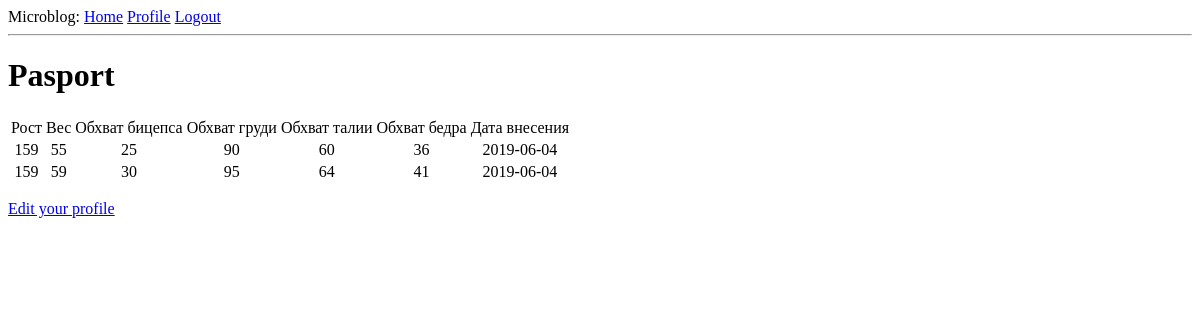
Before: /pasport (signed in) with the older database file.
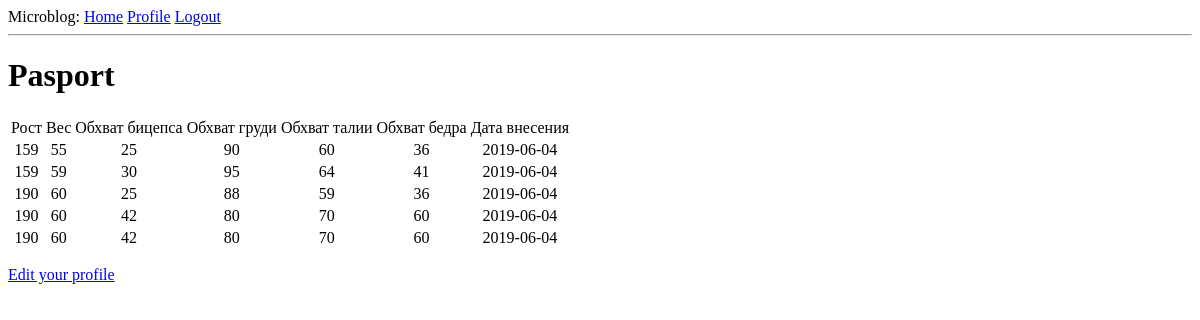
After: the same page with the newer database file.
### app/models.py (models this page shows)
class InfoUser(db.Model):
    id = db.Column(db.Integer, primary_key=True)
    user_id = db.Column(db.Integer, db.ForeignKey('user.id'))
    weight = db.Column(db.Integer)
    height = db.Column(db.Integer)
    arms = db.Column(db.Integer)
    chest = db.Column(db.Integer)
    waist = db.Column(db.Integer)
    femur = db.Column(db.Integer)
    heartDiseases = db.Column(db.String(12))
    date_of_change = db.Column(db.Date, default=datetime.utcnow())
    training_list_id = db.Column(db.Integer, db.ForeignKey('training_list.id'))

### app/routes.py (the view)
@app.route('/pasport')
@login_required
def pasport():
    param = current_user.information_user()
    return render_template('pasport.html', title = 'Pasport', param = param)

### app/models.py (called while the page is built)
@login.user_loader
def load_user(id):
    return User.query.get(int(id))

    def information_user(self):
        param = InfoUser.query.filter_by(user_id = self.id)
        return param

### app/routes.py (called while the page is built)
@app.before_request
def before_request():
    if current_user.is_authenticated:
        current_user.last_seen = datetime.utcnow()
        db.session.commit()

### app/templates/pasport.html
{% extends "base.html" %}
{% block content %}
    <h1>Pasport</h1>
<table>
    <tr valign="top">
        <td> Рост </td>
        <td> Вес </td>
        <td> Обхват бицепса </td>
        <td> Обхват груди </td>
        <td> Обхват талии </td>
        <td> Обхват бедра </td>
        <td> Дата внесения </td>
    </tr>
    {% for param in param %}
        {% include '_param.html' %}
    {% endfor %}
</table>
 <p><a href="{{ url_for('edit_profile') }}">Edit your profile</a></p>
{% endblock %}

### app/templates/base.html (shortened to what this page needs)
<html>
    <head>
    </head>
    <body>
        <div>
            Microblog:
            <a href="{{ url_for('index') }}">Home</a>
            {% if current_user.is_anonymous %}
            <a href="{{ url_for('login') }}">Login</a>
            {% else %}
            <a href="{{ url_for('user', username=current_user.username) }}">Profile</a>
            <a href="{{ url_for('logout') }}">Logout</a>
            {% endif %}
        </div>
        <hr>
        {% block content %}{% endblock %}
    </body>
</html>

### app/templates/_param.html
    <tr valign="top">
        <td align="center">{{ param.height }}</td>
        <td align="center">{{ param.weight }} </td>
        <td align="center">{{ param.arms }} </td>
        <td align="center">{{ param.chest }} </td>
        <td align="center">{{ param.waist }} </td>
        <td align="center">{{ param.femur }} </td>
            <td align="center">{{ param.date_of_change }} </td>
    </tr>

Changed rows visible on the page:
added InfoUser: height "190", weight "60", arms "25", chest "88", waist "59", femur "36", date_of_change "2019-06-04"
added InfoUser: height "190", weight "60", arms "42", chest "80", waist "70", femur "60", date_of_change "2019-06-04"
added InfoUser: height "190", weight "60", arms "42", chest "80", waist "70", femur "60", date_of_change "2019-06-04"
